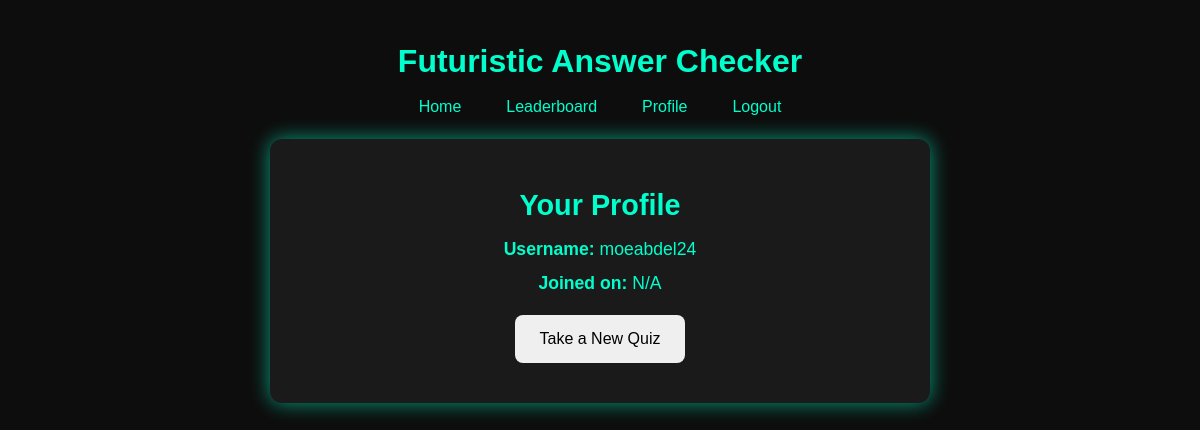
Before: /profile (signed in) with the older database file.
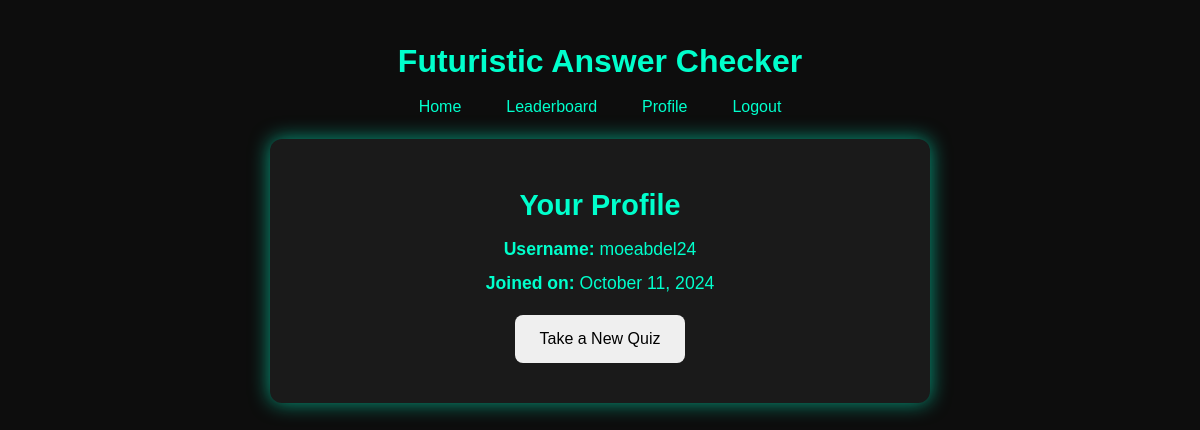
After: the same page with the newer database file.
### models.py (models this page shows)
class QuizSession(db.Model):
    id = db.Column(db.Integer, primary_key=True)
    user_id = db.Column(db.Integer, db.ForeignKey('user.id'), nullable=False)
    subject = db.Column(db.String(50), nullable=False)
    difficulty = db.Column(db.String(10), nullable=False)
    score = db.Column(db.Integer)
    total_questions = db.Column(db.Integer)
    timestamp = db.Column(db.DateTime)

### app.py (the view)
@app.route('/profile')
def profile():
    if 'user_id' not in session:
        flash("Please log in to view your profile.")
        return redirect(url_for('login'))
    user = User.query.get(session['user_id'])
    user_quizzes = QuizSession.query.filter_by(user_id=user.id).order_by(QuizSession.timestamp.desc()).all()
    return render_template('profile.html', user=user, quizzes=user_quizzes)

### templates/profile.html
{% extends "base.html" %}
{% block content %}
    <div class="profile-container">
        <h2>Your Profile</h2>
        <div class="profile-info">
            <p><strong>Username:</strong> {{ user.username }}</p>
            <p><strong>Joined on:</strong> {{ user.quizzes[0].timestamp.strftime("%B %d, %Y") if user.quizzes else "N/A" }}</p>
            <a href="{{ url_for('index') }}"><button class="profile-button">Take a New Quiz</button></a>
        </div>
    </div>
{% endblock %}

Changed rows visible on the page:
added QuizSession: timestamp "October 11, 2024"
Other visible differences:
text no longer shown: "N/A"
